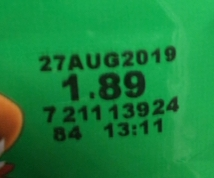
#> input picture snack_cropped/Cheetos Cheese Snack Cheddar Jalapeno (#028400433921)/[batch]1563381622034 [specimen]3 [code]27AUG2019-1.89-721113924-84-1311.jpeg, 214 x 178 px; its folder holds only this picture in this run
$ python main.py
#> lines starting #> are read from the running program, lines starting #| are printed output that depends on the picture
#> the answer given: snack_cropped/Cheetos Cheese Snack Cheddar Jalapeno (#028400433921)/[batch]1563381622034 [specimen]3 [code]27AUG2019-1.89-721113924-84-1311.jpeg
### scripts/color_classifier.py
import os
import cv2
import numpy as np
import pandas as pd
from matplotlib import pyplot as plt
from scipy.cluster.vq import whiten, kmeans, vq
from colorclassifier import Classifier
from scripts.knn_classifier import main


# [15 lines left out: function is_black, not called in this run]


cmyk_scale = 100

def rgb_to_cmyk(r, g, b):
    r = int(r)
    g = int(g)
    b = int(b)

    if (r == 0) and (g == 0) and (b == 0):
        # black
        return 0, 0, 0, cmyk_scale

    # rgb [0,255] -> cmy [0,1]
    c = 1 - r / 255.
    m = 1 - g / 255.
    y = 1 - b / 255.

    # extract out k [0,1]
    min_cmy = min(c, m, y)
    c = (c - min_cmy) / (1 - min_cmy)
    m = (m - min_cmy) / (1 - min_cmy)
    y = (y - min_cmy) / (1 - min_cmy)
    k = min_cmy

    # rescale to the range [0,cmyk_scale]
    return c * cmyk_scale, m * cmyk_scale, y * cmyk_scale, k * cmyk_scale


def get_color_palette(img_path=None, number_of_colors_per_line=3, show_color_palette=False, cmyk_out=True):
#> called with number_of_colors_per_line = 3, show_color_palette = False, cmyk_out = True
    image = cv2.imread(img_path)
#> image is the input picture: shape (178, 214, 3); mean B, G, R 60.3, 131.7, 24.7

    h, w, c = image.shape
#> h = 178; w = 214; c = 3

    b, g, r = cv2.split(image)
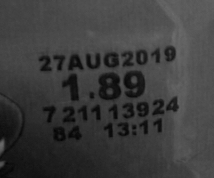
#> b: shape (178, 214); min 5, max 108, mean 60.3
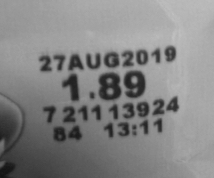
#> g: shape (178, 214); min 19, max 193, mean 131.7
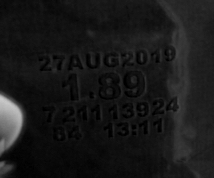
#> r: shape (178, 214); min 0, max 201, mean 24.7
    r = r.reshape((h * w))
    g = g.reshape((h * w))
    b = b.reshape((h * w))

    df = pd.DataFrame({'red': r, 'blue': b, 'green': g})
#> df = table of 38092 rows and 3 columns

    df['scaled_red'] = whiten(df['red'])
    df['scaled_blue'] = whiten(df['blue'])
    df['scaled_green'] = whiten(df['green'])

    cluster_centers, distortion = kmeans(df[['scaled_red', 'scaled_green', 'scaled_blue']], number_of_colors_per_line)
#> cluster_centers = [[1.35, 4.06, 3.54], [0.775, 3.13, 2.47], [0.979, 1.69, 1.2]]; distortion = 0.735

    r_std, g_std, b_std = df[['red', 'green', 'blue']].std()
#> r_std = 22.45; g_std = 40.36; b_std = 22.23

    idx, _ = vq(df[['scaled_red', 'scaled_green', 'scaled_blue']], cluster_centers)

    counts = np.bincount(idx)
#> counts = [18565, 11098, 8429]

    if show_color_palette:
        colors = []
        for cluster_center in cluster_centers:
            scaled_r, scaled_g, scaled_b = cluster_center
            colors.append((
                scaled_r * r_std / 255,
                scaled_g * g_std / 255,
                scaled_b * b_std / 255
            ))
        plt.title(img_path.split('/')[-2])
        container = []
        for i, c in enumerate(counts):
            container.append((c, colors[i]))

        container.sort(key=lambda x: x[0])
        col = []
        for i, c in container:
            col.append(c)
        plt.imshow([col])
        plt.show()
        print("count:", counts)

    container = []
    for i, c in enumerate(counts):
        container.append((c, cluster_centers[i]))
#> this loop made 3 passes
#> c on passes 1 to 3: 18565, 11098, 8429
#> after the loop, container = [(18565, [1.35, 4.06, 3.54]), (11098, [0.775, 3.13, 2.47]), (8429, [0.979, 1.69, 1.2])]

    container.sort(key=lambda x: x[0])
    # print("Results:", container)
    result = []
    for i, c in container:
        result.append(int(c[0] * r_std))
        result.append(int(c[1] * g_std))
        result.append(int(c[2] * b_std))
#> this loop made 3 passes
#> (i, c) on passes 1 to 3: (8429, [0.979, 1.69, 1.2]), (11098, [0.775, 3.13, 2.47]), (18565, [1.35, 4.06, 3.54])
#> after the loop, result = [21, 68, 26, 17, 126, 54, 30, 163, 78]
        # print([c[0] * r_std, c[1] * g_std, c[2] * b_std])
    if cmyk_out:
        cmyk_result = ''
        for ind in range(int(result.__len__() / 3)):
            r, g, b = result[(ind * 3):(ind * 3) + 3]
            c, m, y, k = rgb_to_cmyk(r, g, b)
            cmyk_result += str(c)
            cmyk_result += ','
            cmyk_result += str(m)
            cmyk_result += ','
            cmyk_result += str(y)
            cmyk_result += ','
            cmyk_result += str(k)
            cmyk_result += ','
#> this loop made 3 passes
#> (c, y, min_cmy in rgb_to_cmyk, k) on passes 2 to 3: (86.51, 57.14, 0.506, 50.59), (81.6, 52.15, 0.361, 36.08)
#> (c, y, min_cmy in rgb_to_cmyk, k, cmyk_result) on pass 1: (69.12, 61.76, 0.733, 73.33, '69.11764705882351,0.0,61.76470588235294,')
            # print(cmyk_result)
        # print(cmyk_result)
        return cmyk_result
    return result

# [34 lines left out: functions color_histogram_of_cap_image, get_color, train_on_it, not called in this run]

# [10 lines that do not run on import are left out]

### scripts/knn_classifier.py
#!/usr/bin/python
# -*- coding: utf-8 -*-
# ----------------------------------------------
# --- Author         : Ahmet Ozlu
# --- Mail           : ahmetozlu93@gmail.com
# --- Date           : 31st December 2017 - new year eve :)
# ----------------------------------------------

import csv
import random
import math
import operator
import cv2


# calculation of euclidead distance
# [34 lines left out: functions calculateEuclideanDistance, kNearestNeighbors, responseOfNeighbors, not called in this run]


# Load image feature data to training feature vectors and test feature vector
def loadDataset(
    filename,
    filename2,
    training_feature_vector=[],
    test_feature_vector=[],
    _vector_size = 12
    ):
    with open(filename) as csvfile:
        lines = csv.reader(csvfile)
        dataset = list(lines)
        flag = True
        for x in range(len(dataset)):
            for y in range(_vector_size):
                flag = False
                if dataset[x][y] != '':
                    flag = True
                    dataset[x][y] = float(dataset[x][y])
                    continue
                print(x)
                break
            if flag:
                training_feature_vector.append(dataset[x])

    with open(filename2) as csvfile:
        lines = csv.reader(csvfile)
        dataset = list(lines)
        for x in range(len(dataset)):
            for y in range(_vector_size):
                dataset[x][y] = float(dataset[x][y])
            test_feature_vector.append(dataset[x])


def main(training_data, test_data,vector_size=12):
    training_feature_vector = []  # training feature vector
    test_feature_vector = []  # test feature vector
    loadDataset(training_data, test_data, training_feature_vector, test_feature_vector,_vector_size=vector_size)
    classifier_prediction = []  # predictions
    k = 3  # K value of k nearest neighbor
    for x in range(len(test_feature_vector)):
        neighbors = kNearestNeighbors(training_feature_vector, test_feature_vector[x], k)
        result = responseOfNeighbors(neighbors)
        classifier_prediction.append(result)
    return classifier_prediction[0]

### scripts/flavour_classifier.py
import os
from scripts import knn_classifier
from scripts.color_classifier import get_color_palette


def get_flavour(img_path):

    if os.path.isfile(img_path) and (".jpg" in img_path or ".jpeg" in img_path or ".png" in img_path):
        line = get_color_palette(img_path=img_path, show_color_palette=False)
        line = line[:-1]

        with open('data_files/test.data', 'w') as myfile:
            myfile.write(line + '\n')
            print("test.")

    return knn_classifier.main('data_files/training_adv.data', 'data_files/test.data')

### main.py

import os

from scripts.color_classifier import get_color
from scripts.flavour_classifier import get_flavour


def run():
    while(True):
        img_p = input("Enter Next('exit' to quit):")
        if img_p == 'exit':
            break
        flavour = get_flavour(img_path=img_p)
        print(flavour)


def run_for_all():

    total = 0
    true_count = 0
    ROOT_DIR = './snack_cropped/'
    for the_directoy in os.listdir(ROOT_DIR):
        if the_directoy == ".DS_Store":
            continue
        for the_file in os.listdir(os.path.join(ROOT_DIR, the_directoy)):
            file_path = os.path.join(ROOT_DIR,the_directoy, the_file)
            if os.path.isfile(file_path) and (".jpg" in file_path or ".jpeg" in file_path or ".png" in file_path):
                flavour = get_flavour(img_path=file_path)
                flavour = flavour.replace('_',' ')
                total+=1
                if flavour in the_directoy:
                    true_count+=1
                else:
                    print(f"!!! saying {the_directoy} is {flavour} which is wrong")
                print(total)
    print("result:",(true_count/total))
    print("total: ",total)
    print("true_count",true_count)


if __name__ == '__main__':
    opt = input('press \n1- for bottle_Cap color\n2- for snacks flavour\nYou choose for:')

    if opt == '1':
        print(get_color("im/yellowcap-027.jpeg"))
    else:
#> (the run stopped early here; a loop or call above may not have finished)

$ run again, on snack_cropped/Cheetos Cheese Snack Flamin Hot (#028400433938)/[batch]1563317304934 [specimen]1 [code]13AUG2019-1.89-525313733-50-0512.jpeg
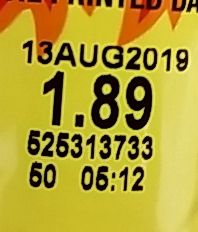
#> input picture snack_cropped/Cheetos Cheese Snack Flamin Hot (#028400433938)/[batch]1563317304934 [specimen]1 [code]13AUG2019-1.89-525313733-50-0512.jpeg, 198 x 232 px
#> in get_color_palette, image is the input picture: shape (232, 198, 3); mean B, G, R 51, 159.3, 177.9
#> in get_color_palette, `b, g, r = cv2.split(image)`:
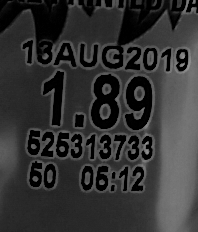
#> b: shape (232, 198); min 0, max 149, mean 51
#> in get_color_palette, `b, g, r = cv2.split(image)`:
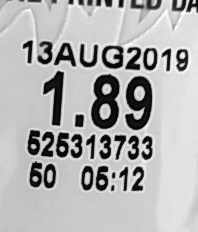
#> r: shape (232, 198); min 1, max 255, mean 177.9
#> df = table of 45936 rows and 3 columns
#> cluster_centers = [[3.17, 2.91, 2.64], [2.91, 2.43, 1.16], [0.436, 0.2, 0.0437]]; distortion = 0.507
#> r_std = 68.64; g_std = 71.71; b_std = 35.04
#> counts = [14768, 23676, 7492]
#> the loop in get_color_palette, `for i, c in enumerate(counts):` made 3 passes
#> c on passes 1 to 3: 14768, 23676, 7492
#> after the loop in get_color_palette, `for i, c in enumerate(counts):`: container = [(14768, [3.17, 2.91, 2.64]), (23676, [2.91, 2.43, 1.16]), (7492, [0.436, 0.2, 0.0437])]
#> the loop in get_color_palette, `for i, c in container:` made 3 passes
#> (i, c) on passes 1 to 3: (7492, [0.436, 0.2, 0.0437]), (14768, [3.17, 2.91, 2.64]), (23676, [2.91, 2.43, 1.16])
#> after the loop in get_color_palette, `for i, c in container:`: result = [29, 14, 1, 217, 208, 92, 199, 174, 40]
#> the loop in get_color_palette, `for ind in range(int(result.__len__() / 3)):` made 3 passes
#> (m, y, min_cmy in rgb_to_cmyk, k) on passes 2 to 3: (4.15, 57.6, 0.149, 14.9), (12.56, 79.9, 0.22, 21.96)

$ run again, on snack_cropped/Cheetos Cheese Snack Flamin Hot (#028400433938)/[batch]1563317304934 [specimen]4 [code]13AUG2019-1.89-525313733-50-0512.jpeg
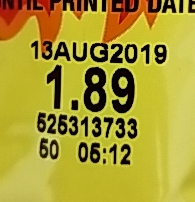
#> input picture snack_cropped/Cheetos Cheese Snack Flamin Hot (#028400433938)/[batch]1563317304934 [specimen]4 [code]13AUG2019-1.89-525313733-50-0512.jpeg, 195 x 202 px
#> in get_color_palette, image is the input picture: shape (202, 195, 3); mean B, G, R 51.1, 156, 171.5
#> in get_color_palette, `b, g, r = cv2.split(image)`:
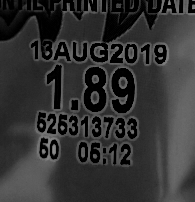
#> b: shape (202, 195); min 0, max 141, mean 51.1
#> in get_color_palette, `b, g, r = cv2.split(image)`:
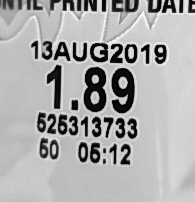
#> r: shape (202, 195); min 0, max 255, mean 171.5
#> df = table of 39390 rows and 3 columns
#> cluster_centers = [[3.23, 2.91, 2.73], [3.02, 2.5, 1.32], [0.536, 0.217, 0.053]]; distortion = 0.491
#> r_std = 63.72; g_std = 68.62; b_std = 32.19
#> counts = [13158, 19949, 6283]
#> the loop in get_color_palette, `for i, c in enumerate(counts):` made 3 passes
#> c on passes 1 to 3: 13158, 19949, 6283
#> after the loop in get_color_palette, `for i, c in enumerate(counts):`: container = [(13158, [3.23, 2.91, 2.73]), (19949, [3.02, 2.5, 1.32]), (6283, [0.536, 0.217, 0.053])]
#> the loop in get_color_palette, `for i, c in container:` made 3 passes
#> (i, c) on passes 1 to 3: (6283, [0.536, 0.217, 0.053]), (13158, [3.23, 2.91, 2.73]), (19949, [3.02, 2.5, 1.32])
#> after the loop in get_color_palette, `for i, c in container:`: result = [34, 14, 1, 205, 199, 87, 192, 171, 42]
#> the loop in get_color_palette, `for ind in range(int(result.__len__() / 3)):` made 3 passes
#> (m, y, min_cmy in rgb_to_cmyk, k) on passes 2 to 3: (2.93, 57.56, 0.196, 19.61), (10.94, 78.12, 0.247, 24.71)

$ run again, on snack_cropped/Cheetos Cheese Snack Cheddar Jalapeno (#028400433921)/[batch]1563383921419 [specimen]1 [code]27AUG2019-1.89-721113924-84-1311.jpeg
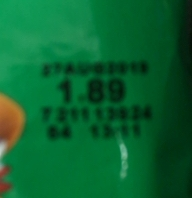
#> input picture snack_cropped/Cheetos Cheese Snack Cheddar Jalapeno (#028400433921)/[batch]1563383921419 [specimen]1 [code]27AUG2019-1.89-721113924-84-1311.jpeg, 192 x 198 px
#> in get_color_palette, image is the input picture: shape (198, 192, 3); mean B, G, R 47.9, 98.7, 9.9
#> in get_color_palette, `b, g, r = cv2.split(image)`:
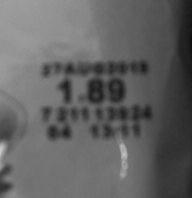
#> g: shape (198, 192); min 13, max 203, mean 98.7
#> in get_color_palette, `b, g, r = cv2.split(image)`:
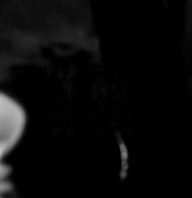
#> r: shape (198, 192); min 0, max 190, mean 9.9
#> df = table of 38016 rows and 3 columns
#> cluster_centers = [[0.0505, 1.91, 1.23], [1.58, 4.19, 3.64], [0.0563, 3.39, 2.42]]; distortion = 0.694
#> r_std = 27.34; g_std = 32.59; b_std = 21.32
#> counts = [13424, 7673, 16919]
#> the loop in get_color_palette, `for i, c in enumerate(counts):` made 3 passes
#> c on passes 1 to 3: 13424, 7673, 16919
#> after the loop in get_color_palette, `for i, c in enumerate(counts):`: container = [(13424, [0.0505, 1.91, 1.23]), (7673, [1.58, 4.19, 3.64]), (16919, [0.0563, 3.39, 2.42])]
#> the loop in get_color_palette, `for i, c in container:` made 3 passes
#> (i, c) on passes 1 to 3: (7673, [1.58, 4.19, 3.64]), (13424, [0.0505, 1.91, 1.23]), (16919, [0.0563, 3.39, 2.42])
#> after the loop in get_color_palette, `for i, c in container:`: result = [43, 136, 77, 1, 62, 26, 1, 110, 51]
#> the loop in get_color_palette, `for ind in range(int(result.__len__() / 3)):` made 3 passes
#> (c, y, min_cmy in rgb_to_cmyk, k) on passes 2 to 3: (98.39, 58.06, 0.757, 75.69), (99.09, 53.64, 0.569, 56.86)
